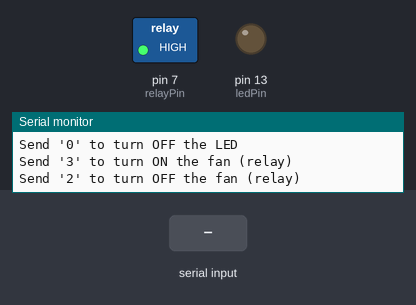
A sketch run on a simulated Arduino Uno, built with avr-gcc and run on an emulated ATmega328P. Shown: switched loads named in the sketch (green lamp = pin HIGH), output pins drawn as LEDs (lit = HIGH), the last lines printed to the serial monitor. The test bench sets the inputs (shaded band).

Above: at 1.3 s.
1.4 s: "1" received over Serial
At 2.6 s:
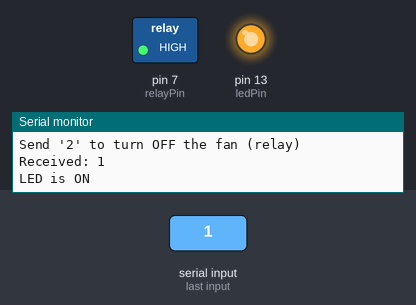
2.9 s: "2" received over Serial
At 3.7 s:
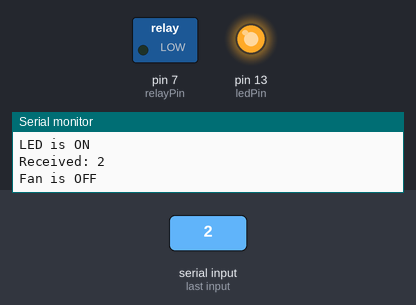
4.4 s: "0" received over Serial
At 4.9 s:
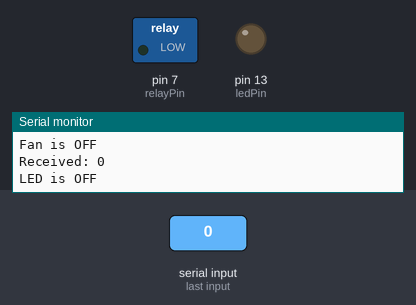
Timing chart, 0 to 7.4 s (numbered marks = the images above; inputs shaded):
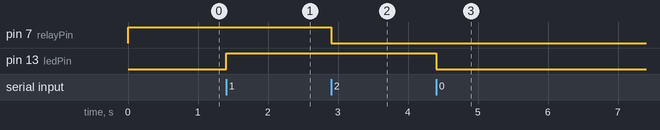

Measured:
- after the input at 1.4 s, pin 13 (ledPin): LOW → HIGH at once
- after the input at 2.9 s, pin 7 (relayPin): HIGH → LOW at once
- after the input at 4.4 s, pin 13 (ledPin): HIGH → LOW at once

The sketch:

BT.ino
```cpp
const int ledPin = 13;      // LED pin
const int relayPin = 7;     // Relay pin for fan control

void setup() {
  // Start regular serial communication at 9600 baud (for Bluetooth)
  Serial.begin(9600);

  // Set pins as output/input
  pinMode(ledPin, OUTPUT);
  pinMode(relayPin, OUTPUT);


  // Initially turn off LED and relay
  digitalWrite(ledPin, LOW);
  digitalWrite(relayPin, HIGH);

  Serial.println("Bluetooth LED and Fan Control with Sensor");
  Serial.println("Send '1' to turn ON the LED");
  Serial.println("Send '0' to turn OFF the LED");
  Serial.println("Send '3' to turn ON the fan (relay)");
  Serial.println("Send '2' to turn OFF the fan (relay)");
}

void loop() {
  // Check if Bluetooth data is available via hardware serial
  if (Serial.available()) {
    char data = Serial.read();  // Read the incoming data from Bluetooth

    // Print the received data to the Serial Monitor
    Serial.print("Received: ");
    Serial.println(data);

    // Bluetooth control for LED
    if (data == '1') {
      digitalWrite(ledPin, HIGH);  // Turn LED on
      Serial.println("LED is ON");
    } else if (data == '0') {
      digitalWrite(ledPin, LOW);   // Turn LED off
      Serial.println("LED is OFF");
    }

    // Bluetooth control for relay (fan)
    if (data == '3') {
      digitalWrite(relayPin, HIGH);  // Turn fan on (relay activated)
      Serial.println("Fan is ON");
    } else if (data == '2') {
      digitalWrite(relayPin, LOW);   // Turn fan off (relay deactivated)
      Serial.println("Fan is OFF");
    }
  }
}
```
